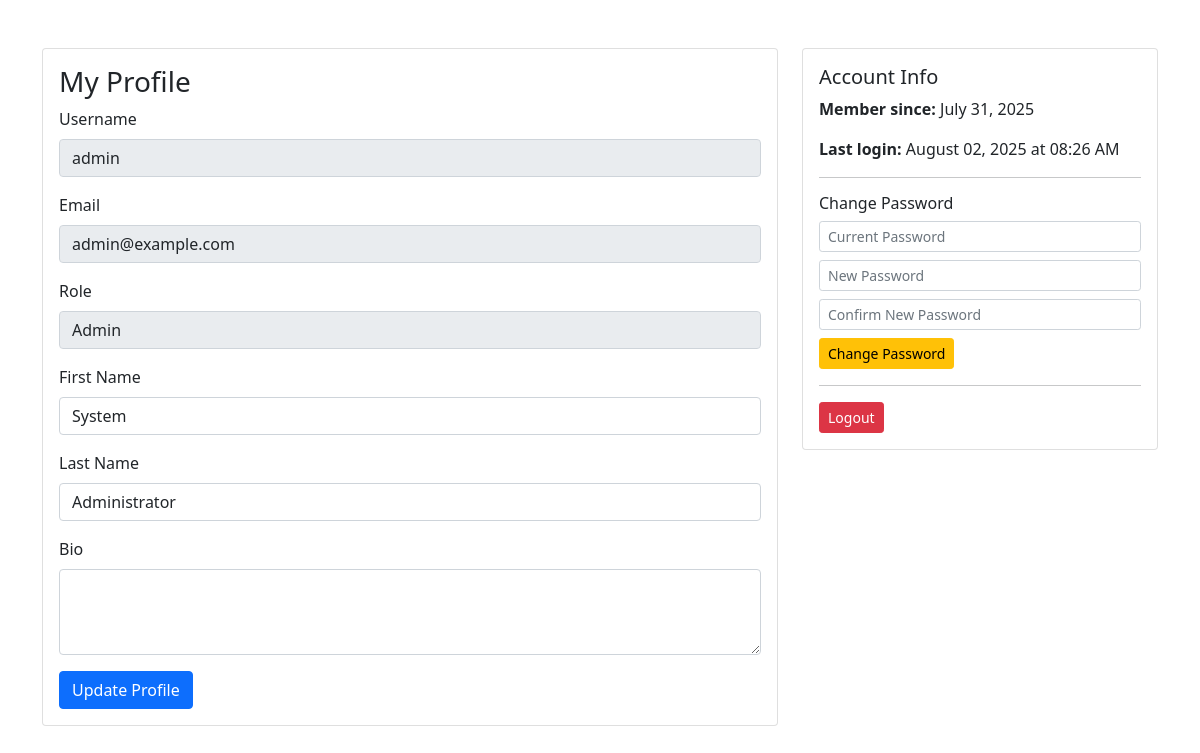
Page /auth/profile (signed in) on the committed database.
### models.py (models this page shows, shortened)
class User(UserMixin, db.Model):
    __tablename__ = 'users'
    id = db.Column(db.Integer, primary_key=True)
    username = db.Column(db.String(80), unique=True, nullable=False)
    email = db.Column(db.String(120), unique=True, nullable=False)
    password_hash = db.Column(db.String(255), nullable=False)
    role = db.Column(db.String(20), nullable=False, default='student')  # student, teacher, admin
    first_name = db.Column(db.String(50), nullable=True)
    last_name = db.Column(db.String(50), nullable=True)
    bio = db.Column(db.Text, nullable=True)
    profile_picture = db.Column(db.String(200), nullable=True)
    is_active = db.Column(db.Boolean, default=True)
    created_at = db.Column(db.DateTime, default=datetime.utcnow)
    last_login = db.Column(db.DateTime, nullable=True)

### auth.py (the view, shortened to what this page needs)
@auth_bp.route('/profile', methods=['GET', 'POST'])
@login_required
def profile():
    if request.is_json:
        return jsonify({'user': current_user.to_dict()}), 200
    return render_template('profile.html', user=current_user)

### templates/profile.html (shortened to what this page needs)
<!DOCTYPE html>
<html>
<head>
    <link href="https://cdn.jsdelivr.net/npm/bootstrap@5.1.3/dist/css/bootstrap.min.css" rel="stylesheet">
</head>
<body>
    <div class="container mt-5">
        <div class="row">
            <div class="col-md-8">
                <div class="card">
                    <div class="card-body">
                        <h3 class="card-title">My Profile</h3>
                        <form method="POST">
                            <div class="mb-3">
                                <label class="form-label">Username</label>
                                <input type="text" class="form-control" value="{{ user.username }}" readonly>
                            </div>
                            <div class="mb-3">
                                <label class="form-label">Email</label>
                                <input type="email" class="form-control" value="{{ user.email }}" readonly>
                            </div>
                            <div class="mb-3">
                                <label class="form-label">Role</label>
                                <input type="text" class="form-control" value="{{ user.role.title() }}" readonly>
                            </div>
                            <div class="mb-3">
                                <label for="first_name" class="form-label">First Name</label>
                                <input type="text" class="form-control" id="first_name" name="first_name"
                                       value="{{ user.first_name or '' }}">
                            </div>
                            <div class="mb-3">
                                <label for="last_name" class="form-label">Last Name</label>
                                <input type="text" class="form-control" id="last_name" name="last_name"
                                       value="{{ user.last_name or '' }}">
                            </div>
                            <div class="mb-3">
                                <label for="bio" class="form-label">Bio</label>
                                <textarea class="form-control" id="bio" name="bio" rows="3">{{ user.bio or '' }}</textarea>
                            </div>
                            <button type="submit" class="btn btn-primary">Update Profile</button>
                        </form>
                    </div>
                </div>
            </div>
            <div class="col-md-4">
                <div class="card">
                    <div class="card-body">
                        <h5 class="card-title">Account Info</h5>
                        <p><strong>Member since:</strong> {{ user.created_at.strftime('%B %d, %Y') if user.created_at }}</p>
                        <p><strong>Last login:</strong> {{ user.last_login.strftime('%B %d, %Y at %I:%M %p') if user.last_login else 'Never' }}</p>
                        <hr>
                        <h6>Change Password</h6>
                        <form method="POST" action="{{ url_for('auth.change_password') }}">
                            <div class="mb-2">
                                <input type="password" class="form-control form-control-sm"
                                       name="current_password" placeholder="Current Password" required>
                            </div>
                            <div class="mb-2">
                                <input type="password" class="form-control form-control-sm"
                                       name="new_password" placeholder="New Password" required>
                            </div>
                            <div class="mb-2">
                                <input type="password" class="form-control form-control-sm"
                                       name="confirm_password" placeholder="Confirm New Password" required>
                            </div>
                            <button type="submit" class="btn btn-warning btn-sm">Change Password</button>
                        </form>
                        <hr>
                        <a href="{{ url_for('auth.logout') }}" class="btn btn-danger btn-sm">Logout</a>
                    </div>
                </div>
            </div>
        </div>
    </div>
</body>
</html>

### rows in the picture
User: username "admin", email "admin@example.com", role "Admin", first_name "System", last_name "Administrator", created_at "July 31, 2025", last_login "August 02, 2025 at 08:26 AM"
